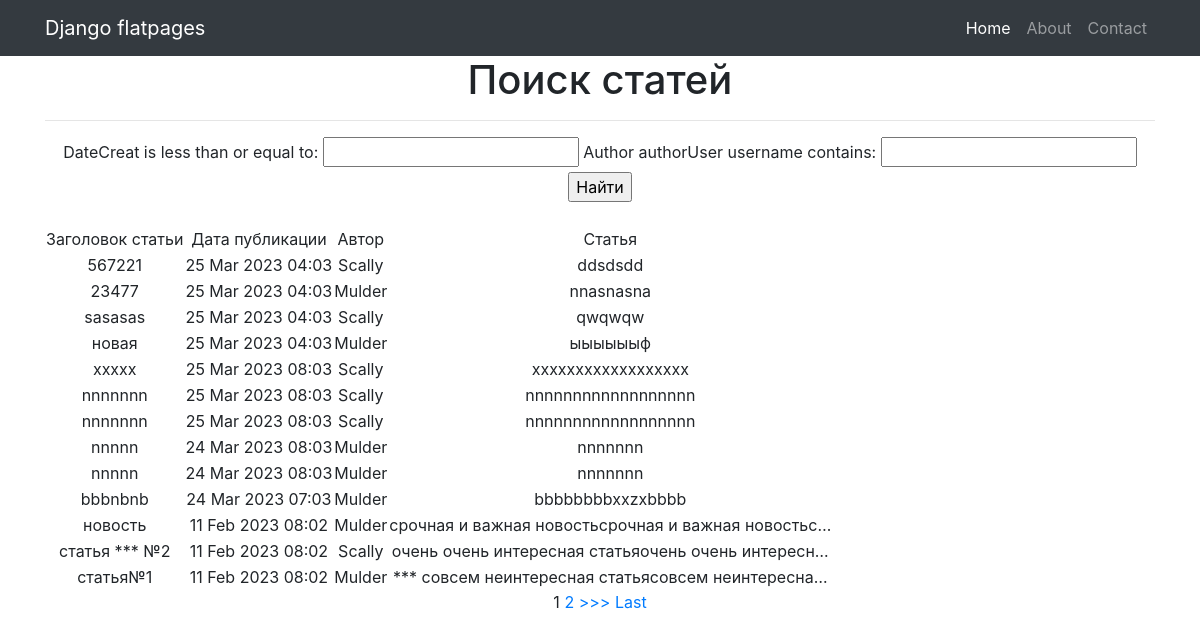
The app's page /news/search/ with its own data.
### news/models.py (models this page shows, shortened)
class Post(models.Model):
    author = models.ForeignKey(Author, on_delete=models.CASCADE)
    NEWS = 'NW'
    ARTICLE = 'AR'
    CATEGORY_CHOICES = (
        (NEWS, 'Новость'),
        (ARTICLE, 'Статаья'),
    )
    categoryType = models.CharField(max_length=2, choices=CATEGORY_CHOICES, default=ARTICLE)
    dateCreat = models.DateTimeField(auto_now_add=True)
    category = models.ManyToManyField(Category, through='PostCategory')
    title = models.CharField(max_length=128)
    text = models.TextField()
    rating = models.SmallIntegerField(default=0)

class Author(models.Model):
    authorUser = models.OneToOneField(User, on_delete=models.CASCADE)
    ratingAuthor = models.SmallIntegerField(default=0)

### news/views.py (the view)
# urls.py: path('search/', SearchNews.as_view()),
class SearchNews(ListView):
    model = Post  # указываем модель, объекты которой мы будем выводить
    template_name = 'search.html'  # указываем имя шаблона, в котором будет лежать HTML, в нём будут все инструкции о том, как именно пользователю должны вывестись наши объекты
    context_object_name = 'news'  # это имя списка, в котором будут лежать все объекты, его надо указать, чтобы обратиться к самому списку объектов через HTML-шаблон
    queryset = Post.objects.order_by('-dateCreat')
    paginate_by = 1 # постраничный вывод в один элемент
    def get_context_data(self, **kwargs):
        context= super().get_context_data(**kwargs)
        context['filter'] = NewsFilter(self.request.GET, queryset=self.get_queryset())
        return context

### news/templatetags/censor_filters.py (called while the page is built)
@register.filter(name='censor') # регистрируем наш фильтр под именем censor, чтоб django понимал, что это именно фильтр, а не простая функция
def censor(testText):
    for word in bad_words:
        testText = testText.lower().replace(word.lower(), '***') # ищем в переданном тексте слова из списка bad_words и меняем их на ***
    return testText

### templates/search.html (shortened to what this page needs)
{% extends 'flatpages/default.html' %}
{% load censor_filters %}
{% block content %}
<h1>Поиск статей</h1>
<hr>
    {% if news %}
        <form method="GET">
            {{ filter.form }}
            <input type="submit" value="Найти">
        </form>
        <br>
        <table>
            <tr>
                <td>
                    Заголовок статьи
                </td>
                <td>
                    Дата публикации
                </td>
                <td>
                    Автор
                </td>
                <td>
                    Статья
                </td>
            </tr>
        {% for new in filter.qs %}
            <tr>
                <td>
                    {{ new.title|censor }}
                </td>
                <td>
                    {{ new.dateCreat|date:'d M Y h:m' }}
                </td>
                <td>
                    {{ new.author.authorUser}}
                </td>
                <td>
                    {{ new.text|censor|truncatechars:50 }}
                </td>
            </tr>
        {% endfor %}
        </table>
        {% if is_paginated %}
            {% for num in page_obj.paginator.page_range %}
                {% if page_obj.number == num %}
                    <a>{{ num }}</a>
                {% elif num > page_obj.number|add:'-2' and num < page_obj.number|add:'2' %}
                    <a href="?page={{ num }}">{{ num }}</a>
                {% endif %}
            {% endfor %}
            {% if page_obj.has_next %}
                <a href="?page={{ page_obj.next_page_number }}">>>></a>
                <a href="?page={{ page_obj.paginator.num_pages }}">Last</a>
            {% endif %}
    {% endif %}
{% endif %}
{% endblock content %}

### templates/flatpages/default.html (shortened to what this page needs)
{% load static %}
<!DOCTYPE html>
<html lang="en">
<head>
  <link href="{% static 'vendor/bootstrap/css/bootstrap.min.css' %}" rel="stylesheet">
</head>
<body>
  <nav class="navbar navbar-expand-lg navbar-dark bg-dark static-top">
    <div class="container">
      <a class="navbar-brand" href="#">Django flatpages</a>
      <div class="collapse navbar-collapse" id="navbarResponsive">
        <ul class="navbar-nav ml-auto">
          <li class="nav-item active">
            <a class="nav-link" href="#">Home
            </a>
          </li>
          <li class="nav-item">
            <a class="nav-link" href="/about/">About</a>
          </li>
          <li class="nav-item">
            <a class="nav-link" href="/contacts/">Contact</a>
          </li>
        </ul>
      </div>
    </div>
  </nav>
  <div class="container">
    <div class="row">
      <div class="col-lg-12 text-center">
       {% block content %}{% endblock content %}
      </div>
    </div>
  </div>
</body>
</html>

### records on screen
Post: title|censor "567221", dateCreat "25 Mar 2023 04:03", author.authorUser "Scally", text|censor "ddsdsdd"
Post: title|censor "23477", dateCreat "25 Mar 2023 04:03", author.authorUser "Mulder", text|censor "nnasnasna"
Post: title|censor "sasasas", dateCreat "25 Mar 2023 04:03", author.authorUser "Scally", text|censor "qwqwqw"
Post: title|censor "новая", dateCreat "25 Mar 2023 04:03", author.authorUser "Mulder", text|censor "ыыыыыыф"
Post: title|censor "xxxxx", dateCreat "25 Mar 2023 08:03", author.authorUser "Scally", text|censor "xxxxxxxxxxxxxxxxxx"
Post: title|censor "nnnnnnn", dateCreat "25 Mar 2023 08:03", author.authorUser "Scally", text|censor "nnnnnnnnnnnnnnnnnn"
Post: title|censor "nnnnnnn", dateCreat "25 Mar 2023 08:03", author.authorUser "Scally", text|censor "nnnnnnnnnnnnnnnnnn"
Post: title|censor "nnnnn", dateCreat "24 Mar 2023 08:03", author.authorUser "Mulder", text|censor "nnnnnnn"
Post: title|censor "nnnnn", dateCreat "24 Mar 2023 08:03", author.authorUser "Mulder", text|censor "nnnnnnn"
Post: title|censor "bbbnbnb", dateCreat "24 Mar 2023 07:03", author.authorUser "Mulder", text|censor "bbbbbbbbxxzxbbbb"
Post: title|censor "новость", dateCreat "11 Feb 2023 08:02", author.authorUser "Mulder", text|censor "срочная и важная новостьсрочная и важная новостьс…"
Post: title|censor "статья *** №2", dateCreat "11 Feb 2023 08:02", author.authorUser "Scally", text|censor "очень очень интересная статьяочень очень интересн…"
Post: title|censor "статья№1", dateCreat "11 Feb 2023 08:02", author.authorUser "Mulder", text|censor "*** совсем неинтересная статьясовсем неинтересна…"

### other values on screen
{{ num }} "1"
{{ num }} "2"
